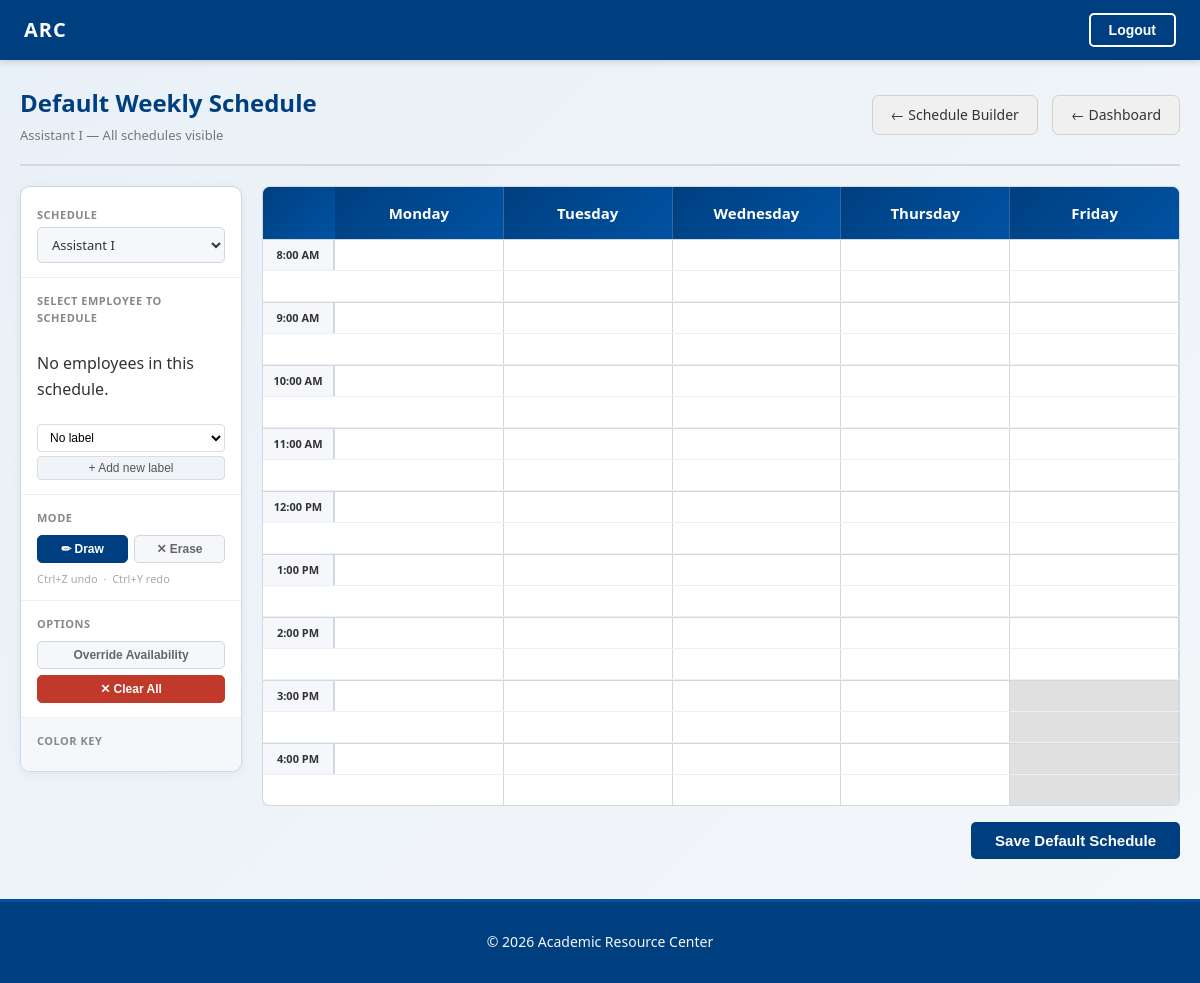
Page /schedule/default/ (signed in) on the earlier database version.
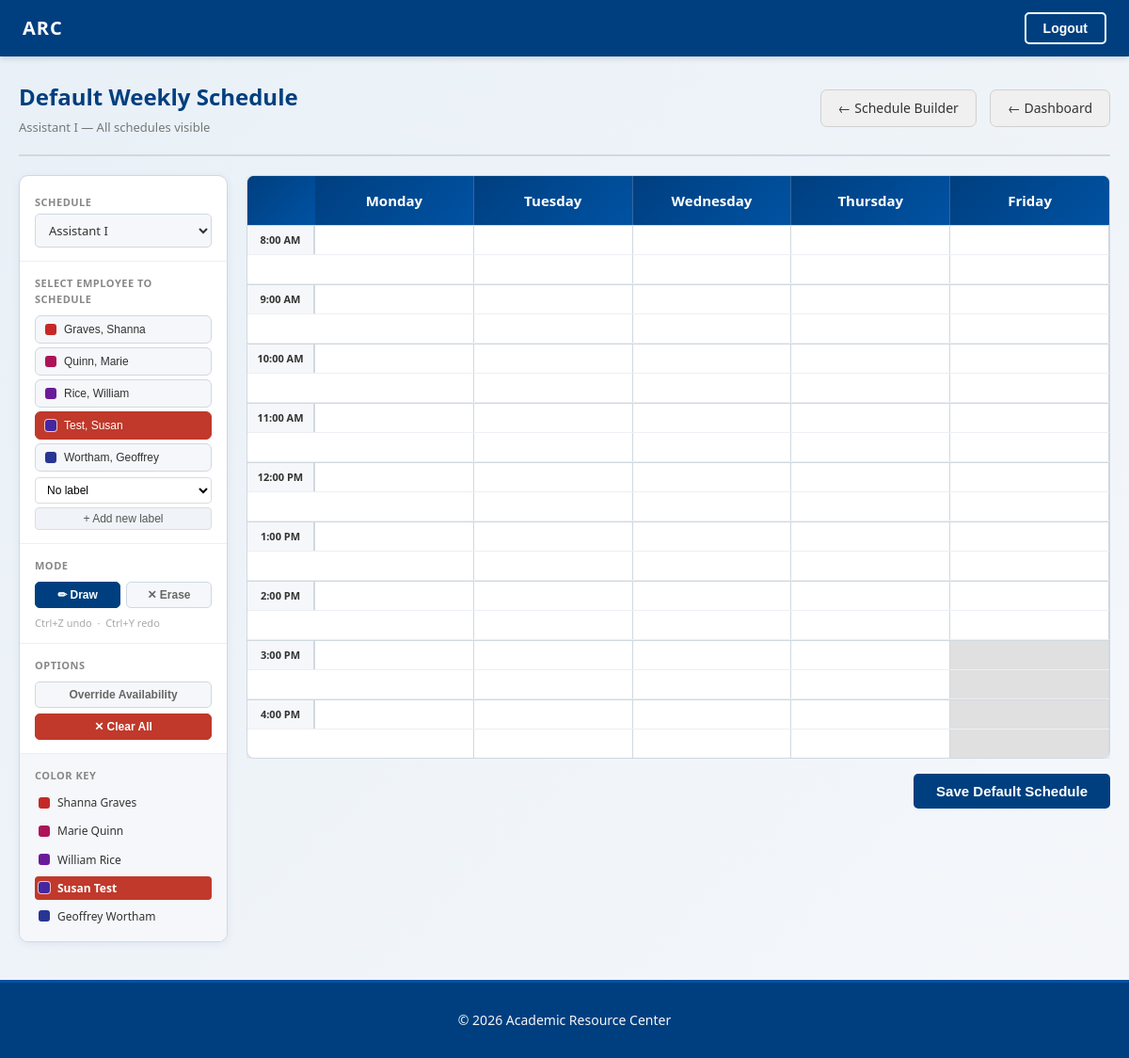
Same page on the later database version.
### account/models.py (models this page shows)
class Employee(AbstractUser):
    class Role(models.TextChoices):
        ASSISTANT_I = 'ASSISTANT_I', 'Assistant I'
        ASSISTANT_II = 'ASSISTANT_II', 'Assistant II'
        TUTOR = 'TUTOR', 'Tutor'
    birthdate = models.DateField(null=True, blank=True)
    part_time = models.BooleanField(default=True)
    role = models.CharField(
        max_length=20,
        choices=Role.choices,
        default=Role.TUTOR,
    )
    is_admin = models.BooleanField(default=False)
    desired_weekly_hours = models.FloatField(
        null=True, blank=True, validators=[MinValueValidator(0)]
    )
    wants_lunch_break = models.BooleanField(default=False)

### scheduling/views.py (the view, shortened to what this page needs)
# urls.py: path('schedule/default/', views.default_schedule_builder, name='default_schedule_builder'),
@login_required
@user_passes_test(_is_scheduler_or_admin)
def default_schedule_builder(request):
    from account.models import Employee
    is_admin = request.user.is_admin
    if is_admin:
        allowed_schedules = list(Schedule.objects.all().order_by('name'))
    else:
        allowed_schedules = list(request.user.scheduler_of.all().order_by('name'))
    schedule_pk_param = (
        request.POST.get('active_schedule_pk')
        or request.GET.get('schedule')
        or (str(allowed_schedules[0].pk) if allowed_schedules else '')
    )
    active_schedule = next((s for s in allowed_schedules if str(s.pk) == schedule_pk_param), None)
    if not active_schedule and allowed_schedules:
        active_schedule = allowed_schedules[0]
        schedule_pk_param = str(active_schedule.pk)
    if active_schedule:
        visible_employees = list(
            Employee.objects.filter(member_of=active_schedule)
            .distinct().order_by('last_name', 'first_name')
        )
    else:
        visible_employees = []
    employee_colors = {
        e.pk: EMPLOYEE_PALETTE[i % len(EMPLOYEE_PALETTE)]
        for i, e in enumerate(visible_employees)
    }
    employee_desired_hours = {
        str(e.pk): e.desired_weekly_hours for e in visible_employees
    }
    employee_wants_lunch = {
        str(e.pk): e.wants_lunch_break for e in visible_employees
    }
    avail_data = {}
    avail_minutes_by_user = {}
    if visible_employees:
        all_avail = WeeklyAvailability.objects.filter(user__in=visible_employees).order_by('start_time')
        for a in all_avail:
            avail_data.setdefault(str(a.user_id), {}).setdefault(a.day_of_week, []).append({
                'start': a.start_time.strftime('%H:%M'),
                'end': a.end_time.strftime('%H:%M'),
                'type': a.availability_type,
            })
            dur = (a.end_time.hour * 60 + a.end_time.minute) - (a.start_time.hour * 60 + a.start_time.minute)
            avail_minutes_by_user[a.user_id] = avail_minutes_by_user.get(a.user_id, 0) + dur
    low_availability_flags = {
        e.pk: (avail_minutes_by_user.get(e.pk, 0) / 60) < MIN_AVAILABILITY_HOURS
        for e in visible_employees
    }
    conflict_data = {}
    other_default_qs = WeeklySchedule.objects.none()
    if visible_employees:
        other_default_qs = WeeklySchedule.objects.filter(
            user__in=visible_employees,
        ).exclude(schedule=active_schedule)
        for blk in other_default_qs.select_related('user', 'schedule'):
            conflict_data.setdefault(str(blk.user_id), []).append({
                'date': blk.day_of_week,
                'start': blk.start_time.strftime('%H:%M'),
                'end': blk.end_time.strftime('%H:%M'),
                'schedule': blk.schedule.name,
                'schedule_color': blk.schedule.color,
            })
    parttime_flags = {}
    other_hours_map = {}
    for emp in visible_employees:
        is_pt = emp.part_time
        parttime_flags[emp.pk] = is_pt
        if is_pt:
            total_mins = sum(
                (blk.end_time.hour * 60 + blk.end_time.minute)
                - (blk.start_time.hour * 60 + blk.start_time.minute)
                for blk in other_default_qs.filter(user=emp)
            )
            other_hours_map[emp.pk] = round(total_mins / 60, 2)
        else:
            other_hours_map[emp.pk] = 0
    day_hours = _default_day_hours()
    grid_start = min(h[0] for h in day_hours.values())
    grid_end = max(h[1] for h in day_hours.values())
    slots = _build_time_slots(grid_start, grid_end)
    date_day_map = {code: code for code, _label in DEFAULT_BUILDER_DAYS}
    blocks = list(
        WeeklySchedule.objects.filter(schedule=active_schedule).select_related('user')
    ) if active_schedule else []
    cell_state = {}
    label_day_slots = {}
    for (day_code, sk), assignments in cell_state.items():
        for lbl in {a['label'] or '' for a in assignments}:
            key = (day_code, lbl)
            label_day_slots[key] = label_day_slots.get(key, 0) + 1
    for (day_code, sk), assignments in cell_state.items():
        assignments.sort(key=lambda a: (
            -label_day_slots.get((day_code, a['label'] or ''), 0),
            a['label'] or '',
            a['emp_pk'],
        ))
    col_template = f"72px repeat({len(DEFAULT_BUILDER_DAYS)}, 1fr)"
    day_header_cols = [{'code': code, 'label': label} for code, label in DEFAULT_BUILDER_DAYS]
    grid = []
    for slot in slots:
        sk = f"{slot.hour:02d}_{slot.minute:02d}"
        cells = []
        for day_code, _label in DEFAULT_BUILDER_DAYS:
            dh_start, dh_end = day_hours[day_code]
            in_hours = dh_start <= slot < dh_end
            inp_name = f"slot_{day_code}_{sk}"
            cells.append({
                'day_code': day_code,
                'in_hours': in_hours,
                'assignments': cell_state.get((day_code, sk), []),
                'inp_name': inp_name,
                'inp_id': f"inp_{day_code}_{sk}",
            })
        grid.append({
            'time': slot, 'slot_key': sk,
            'display': _slot_display(slot),
            'show_label': slot.minute == 0,
            'cells': cells,
        })
    schedule_labels_data = []
    if active_schedule:
        schedule_labels_data = list(
            ShiftLabel.objects.filter(schedule=active_schedule).values('pk', 'name', 'color')
        )
    employee_initials = {
        str(e.pk): (e.first_name[:1] + e.last_name[:1]).upper()
        for e in visible_employees
    }
    return render(request, 'scheduling/default_schedule_builder.html', {
        'col_template': col_template,
        'day_header_cols': day_header_cols,
        'grid': grid,
        'allowed_schedules': allowed_schedules,
        'visible_employees': visible_employees,
        'employee_colors': employee_colors,
        'employee_colors_json': json.dumps(employee_colors),
        'active_schedule': active_schedule,
        'active_schedule_pk': schedule_pk_param,
        'employee_availability_json': json.dumps(avail_data),
        'employee_conflicts_json': json.dumps(conflict_data),
        'date_day_map_json': json.dumps(date_day_map),
        'employee_is_parttime_json': json.dumps({str(k): v for k, v in parttime_flags.items()}),
        'employee_other_hours_json': json.dumps({str(k): v for k, v in other_hours_map.items()}),
        'employee_desired_hours_json': json.dumps(employee_desired_hours),
        'employee_wants_lunch_json': json.dumps(employee_wants_lunch),
        'low_availability_flags': low_availability_flags,
        'min_availability_hours': MIN_AVAILABILITY_HOURS,
        'schedule_labels_json': json.dumps(schedule_labels_data),
        'employee_initials_json': json.dumps(employee_initials),
        'is_admin': is_admin,
    })

### account/templatetags/custom_filters.py (called while the page is built)
@register.filter
def dict_lookup(dictionary, key):
    if dictionary is None:
        return None
    return dictionary.get(key, [])

### scheduling/models.py (called while the page is built)
    def __str__(self):
        return self.name

### scheduling/views.py (called while the page is built)
def _build_time_slots(start_time, end_time):
    slots = []
    current = start_time
    while current < end_time:
        slots.append(current)
        total_minutes = current.hour * 60 + current.minute + SLOT_MINUTES
        current = time(total_minutes // 60, total_minutes % 60)
    return slots

def _slot_display(t):
    h, m = t.hour, t.minute
    if h == 0:
        return f"12:{m:02d} AM"
    elif h < 12:
        return f"{h}:{m:02d} AM"
    elif h == 12:
        return f"12:{m:02d} PM"
    else:
        return f"{h - 12}:{m:02d} PM"

def _is_scheduler_or_admin(user):
    return user.is_authenticated and (
        user.is_admin or user.scheduler_of.exists()
    )

def _default_day_hours():
    oh_by_day = {oh.day_of_week: oh for oh in OperatingHours.objects.all()}
    day_hours = {}
    for day_code, _label in DEFAULT_BUILDER_DAYS:
        oh = oh_by_day.get(day_code)
        day_hours[day_code] = (oh.start_time, oh.end_time) if oh else (time(8, 0), time(17, 0))
    return day_hours

### scheduling/templates/scheduling/default_schedule_builder.html (shortened to what the changed rows need)
{% extends "dashboard/base.html" %}
{% load custom_filters %}
{% block content %}
<div class="sb2-page">
  <div class="sb2-topbar">
    <div class="sb2-topbar-left">
      <h1 class="sb2-title">Default Weekly Schedule</h1>
    </div>
  </div>
  <div class="sb2-body">
    <div class="sb2-sidebar">
      <div class="sb2-sidebar-section">
        <div id="emp-list" class="sb2-emp-list">
          {% for emp in visible_employees %}
          <button type="button"
                  class="sb2-emp-pill {% if low_availability_flags|dict_lookup:emp.pk %}sb2-emp-pill-warning{% endif %}"
                  data-emp="{{ emp.pk }}"
                  style="--emp-color: {{ employee_colors|dict_lookup:emp.pk }};"
                  {% if low_availability_flags|dict_lookup:emp.pk %}title="Has not marked the minimum {{ min_availability_hours }} hours of availability"{% endif %}
                  onclick="selectEmployee('{{ emp.pk }}', '{{ employee_colors|dict_lookup:emp.pk }}')">
            <span class="sb2-emp-swatch" style="background:{{ employee_colors|dict_lookup:emp.pk }};"></span>
            {{ emp.last_name }}, {{ emp.first_name }}
          </button>
          {% empty %}
          <p class="sb2-no-emp">No employees in this schedule.</p>
          {% endfor %}
        </div>
      </div>
      <div class="sb2-sidebar-section sb2-key-section">
        <div class="sb2-key-list">
          {% for emp in visible_employees %}
          <div class="sb2-key-item {% if low_availability_flags|dict_lookup:emp.pk %}sb2-key-item-warning{% endif %}" data-emp-key="{{ emp.pk }}"
               {% if low_availability_flags|dict_lookup:emp.pk %}title="Has not marked the minimum {{ min_availability_hours }} hours of availability"{% endif %}>
            <span class="sb2-key-swatch" style="background:{{ employee_colors|dict_lookup:emp.pk }};"></span>
            <span class="sb2-key-name">{{ emp.first_name }} {{ emp.last_name }}</span>
          </div>
          {% endfor %}
        </div>
      </div>
    </div>
    <div class="sb2-grid-wrap">
      <form method="post" id="schedule-form">
        <div class="sb2-calendar-scroll">
        <div class="sb2-calendar hourly-calendar">
          <div class="calendar-header" style="grid-template-columns: {{ col_template }};">
            {% for day in day_header_cols %}
            <div class="day-header">
              <span class="day-full">{{ day.label }}</span>
            </div>
            {% endfor %}
          </div>
          <div class="calendar-grid">
            {% for row in grid %}
            <div class="calendar-row {% if row.show_label %}hour-row{% endif %}"
                 style="grid-template-columns: {{ col_template }};">
              <div class="hour-label {% if not row.show_label %}label-hidden{% endif %}">
                {% if row.show_label %}{{ row.display }}{% endif %}
              </div>
              {% for cell in row.cells %}
              <div class="hour-cell sb2-cell {% if cell.in_hours %}sb2-in-hours{% else %}out-of-hours{% endif %}"
                   data-date="{{ cell.day_code }}"
                   data-slot="{{ row.slot_key }}"
                   data-inp-name="{{ cell.inp_name }}"
                   {% if row.show_label %}data-hour-boundary="1"{% endif %}
                   id="{{ cell.inp_id }}__cell"
                   style="position:relative;">
              </div>
              {% endfor %}
            </div>
            {% endfor %}
          </div>
        </div>
        </div>
      </form>
    </div>
  </div>
</div>
{% endblock %}

Differences in the rows shown:
now on this page (row edited): Employee: last_name "Graves", first_name "Shanna"
now on this page (row unchanged): Employee: last_name "Quinn", first_name "Marie"
now on this page (row unchanged): Employee: last_name "Rice", first_name "William"
now on this page (row edited): Employee: last_name "Test", first_name "Susan"
now on this page (row unchanged): Employee: last_name "Wortham", first_name "Geoffrey"
Other differences:
text no longer shown: "No employees in this schedule."
